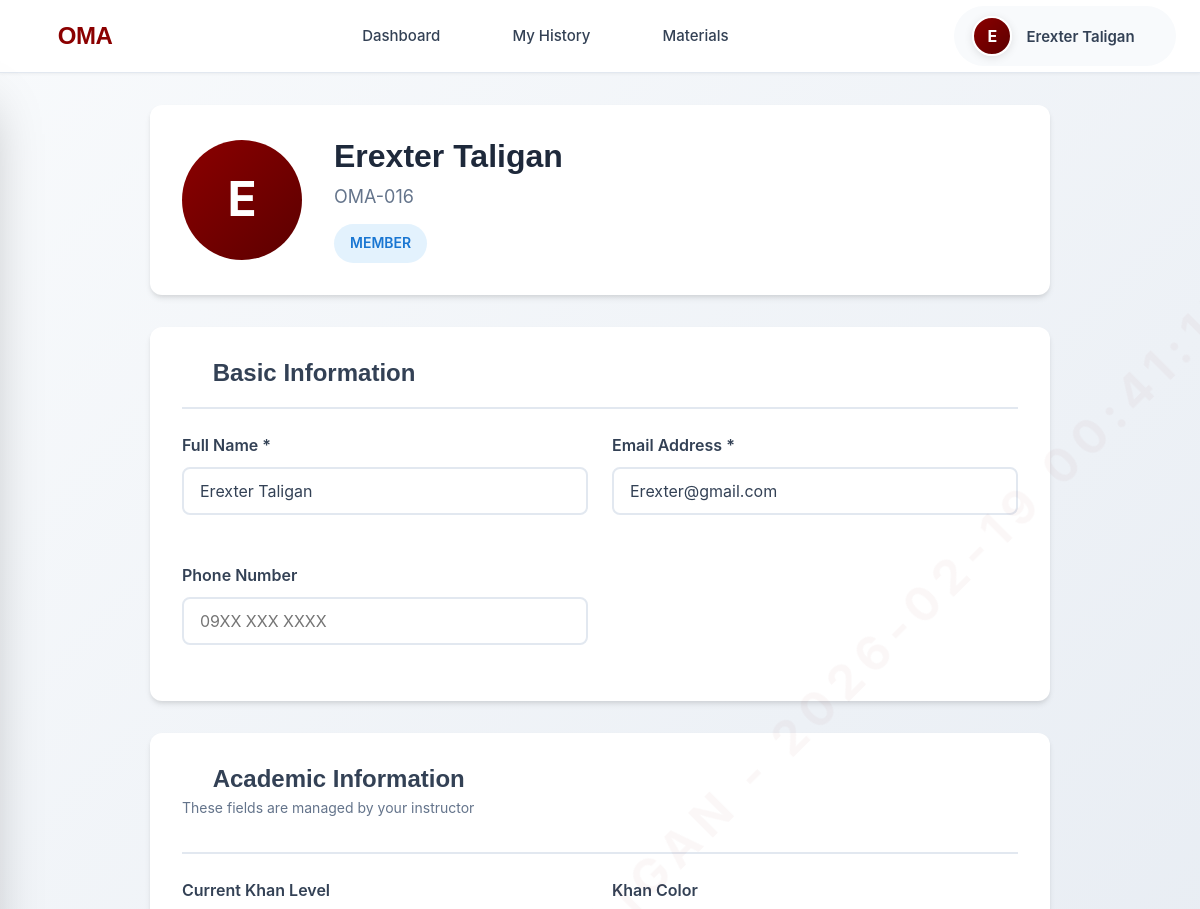
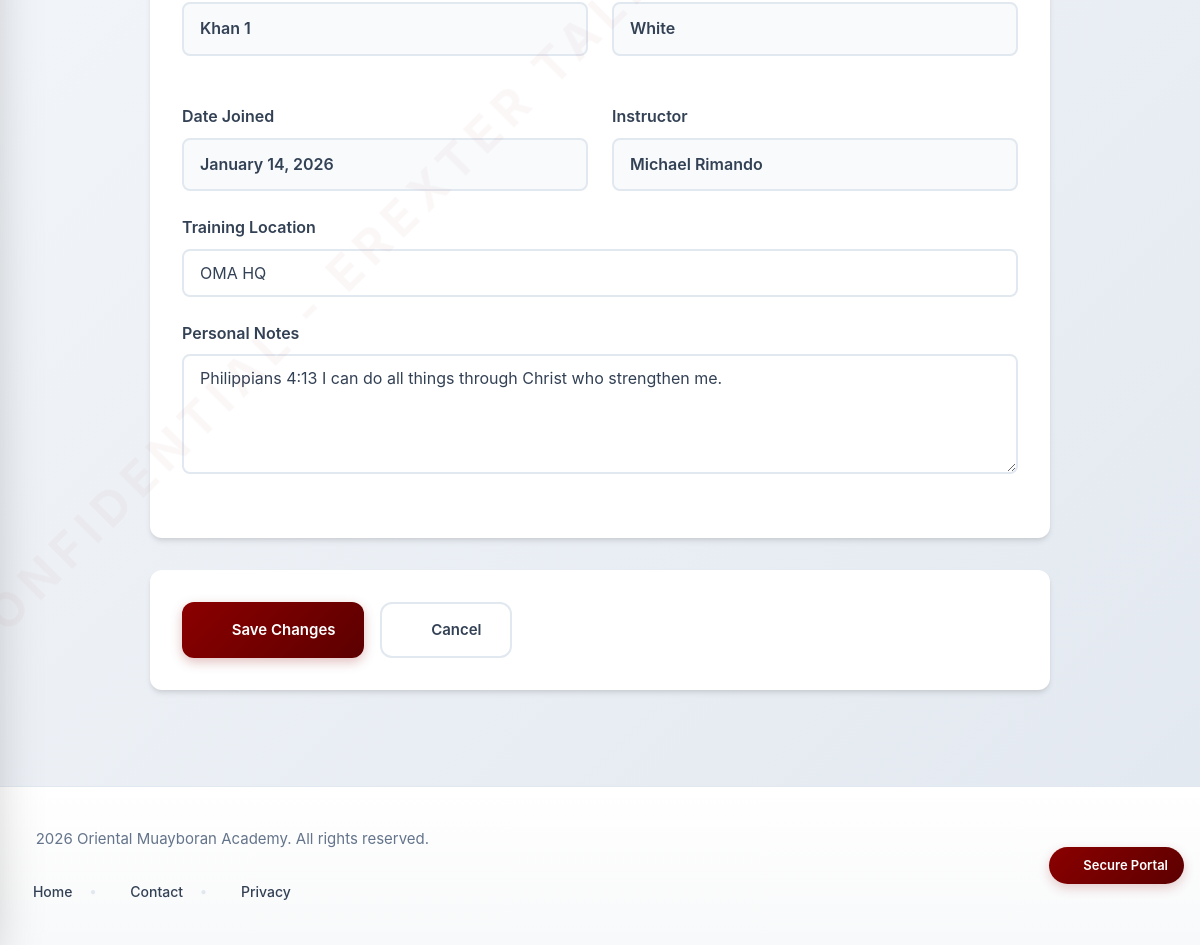
The app's page /user/profile.php (signed in) with its own data (2 pictures, top to bottom).
### tables this page shows
CREATE TABLE `users` (
  `id` int(11) NOT NULL AUTO_INCREMENT,
  `serial_number` varchar(20) DEFAULT NULL,
  `name` varchar(255) NOT NULL,
  `email` varchar(255) NOT NULL,
  `password` varchar(255) NOT NULL,
  `phone` varchar(50) DEFAULT NULL,
  `role` enum('admin','instructor','member') DEFAULT 'member',
  `status` enum('active','inactive','suspended') DEFAULT 'active',
  `khan_level` varchar(50) DEFAULT NULL,
  `created_at` timestamp NOT NULL DEFAULT current_timestamp(),
  `updated_at` timestamp NOT NULL DEFAULT current_timestamp() ON UPDATE current_timestamp(),
  PRIMARY KEY (`id`),
  UNIQUE KEY `email` (`email`),
  UNIQUE KEY `serial_number` (`serial_number`),
  KEY `idx_email` (`email`),
  KEY `idx_role` (`role`)
);

CREATE TABLE `khan_members` (
  `id` int(11) NOT NULL AUTO_INCREMENT,
  `user_id` int(11) DEFAULT NULL,
  `full_name` varchar(255) NOT NULL,
  `email` varchar(255) NOT NULL,
  `phone` varchar(50) DEFAULT NULL,
  `photo_path` varchar(500) DEFAULT NULL,
  `current_khan_level` int(11) DEFAULT 1,
  `khan_color` varchar(50) DEFAULT NULL,
  `date_joined` date NOT NULL,
  `date_promoted` date DEFAULT NULL,
  `instructor_id` int(11) DEFAULT NULL,
  `training_location` varchar(255) DEFAULT NULL,
  `status` enum('active','inactive','refresher') DEFAULT 'active',
  `notes` text DEFAULT NULL,
  `created_at` timestamp NOT NULL DEFAULT current_timestamp(),
  `updated_at` timestamp NOT NULL DEFAULT current_timestamp() ON UPDATE current_timestamp(),
  PRIMARY KEY (`id`),
  KEY `user_id` (`user_id`),
  KEY `instructor_id` (`instructor_id`),
  KEY `idx_khan_level` (`current_khan_level`),
  KEY `idx_status` (`status`),
  KEY `idx_email` (`email`),
  CONSTRAINT `khan_members_ibfk_1` FOREIGN KEY (`user_id`) REFERENCES `users` (`id`) ON DELETE SET NULL,
  CONSTRAINT `khan_members_ibfk_2` FOREIGN KEY (`instructor_id`) REFERENCES `instructors` (`id`) ON DELETE SET NULL
);

CREATE TABLE `instructors` (
  `id` int(11) NOT NULL AUTO_INCREMENT,
  `user_id` int(11) DEFAULT NULL,
  `name` varchar(255) NOT NULL,
  `photo_path` varchar(500) DEFAULT NULL,
  `khan_level` varchar(50) NOT NULL,
  `title` varchar(100) DEFAULT NULL,
  `location` varchar(255) DEFAULT NULL,
  `specialization` text DEFAULT NULL,
  `bio` text DEFAULT NULL,
  `facebook_url` varchar(500) DEFAULT NULL,
  `email` varchar(255) DEFAULT NULL,
  `phone` varchar(50) DEFAULT NULL,
  `display_order` int(11) DEFAULT 0,
  `status` enum('active','inactive') DEFAULT 'active',
  `created_at` timestamp NOT NULL DEFAULT current_timestamp(),
  `updated_at` timestamp NOT NULL DEFAULT current_timestamp() ON UPDATE current_timestamp(),
  PRIMARY KEY (`id`),
  KEY `user_id` (`user_id`),
  KEY `idx_status` (`status`),
  KEY `idx_khan_level` (`khan_level`),
  KEY `idx_order` (`display_order`),
  CONSTRAINT `instructors_ibfk_1` FOREIGN KEY (`user_id`) REFERENCES `users` (`id`) ON DELETE SET NULL
);

### config/database.php (called while the page is built, shortened)
<?php
function formatDate($date) {
    return date('F j, Y', strtotime($date));
}

### user/profile.php (the view, shortened to what this page needs)
<?php
require_once '../config/database.php';
$conn = getDbConnection();
$user_id = $_SESSION['user_id'];
$user_role = $_SESSION['user_role'];
$user_query = $conn->query("SELECT * FROM users WHERE id = $user_id");
$user = $user_query->fetch_assoc();
$role_data = null;
if ($user_role === 'member') {
    $member_query = $conn->query("
        SELECT km.*, i.name as instructor_name
        FROM khan_members km
        LEFT JOIN instructors i ON km.instructor_id = i.id
        WHERE km.user_id = $user_id
    ");
    $role_data = $member_query->fetch_assoc();
} elseif ($user_role === 'instructor') {
    $instructor_query = $conn->query("SELECT * FROM instructors WHERE user_id = $user_id");
    $role_data = $instructor_query->fetch_assoc();
}
include 'includes/user_header.php';
?>
<div class="profile-container">
    <div class="profile-header">
        <div class="profile-avatar-section">
            <?php if ($user_role === 'instructor' && $role_data && !empty($role_data['photo_path'])): ?>
                <img src="<?php echo SITE_URL . '/' . $role_data['photo_path']; ?>" alt="Profile" class="profile-avatar-img">
            <?php else: ?>
                <div class="profile-avatar-placeholder">
                    <?php echo strtoupper(substr($user['name'], 0, 1)); ?>
                </div>
            <?php endif; ?>
            <div class="profile-header-info">
                <h1><?php echo htmlspecialchars($user['name']); ?></h1>
                <p class="profile-serial"><?php echo htmlspecialchars($user['serial_number']); ?></p>
                <span class="role-badge <?php echo $user_role; ?>">
                    <?php echo ucfirst($user_role); ?>
                </span>
            </div>
        </div>
    </div>
    <form method="POST" enctype="multipart/form-data" class="profile-form">
        <div class="form-section">
            <div class="form-section-header">
                <h2><i class="fas fa-user"></i> Basic Information</h2>
            </div>
            <div class="form-grid">
                <div class="form-group">
                    <label class="form-label">Full Name *</label>
                    <input type="text" name="name" class="form-input" value="<?php echo htmlspecialchars($user['name']); ?>" required>
                </div>
                <div class="form-group">
                    <label class="form-label">Email Address *</label>
                    <input type="email" name="email" class="form-input" value="<?php echo htmlspecialchars($user['email']); ?>" required>
                </div>
                <div class="form-group">
                    <label class="form-label">Phone Number</label>
                    <input type="tel" name="phone" class="form-input" value="<?php echo htmlspecialchars($user['phone']); ?>" placeholder="09XX XXX XXXX">
                </div>
            </div>
        </div>
        <?php if ($user_role === 'member' && $role_data): ?>
            <div class="form-section">
                <div class="form-section-header">
                    <h2><i class="fas fa-trophy"></i> Academic Information</h2>
                    <p class="section-note">These fields are managed by your instructor</p>
                </div>
                <div class="form-grid">
                    <div class="form-group">
                        <label class="form-label">Current Khan Level</label>
                        <div class="readonly-field">Khan <?php echo $role_data['current_khan_level']; ?></div>
                    </div>
                    <div class="form-group">
                        <label class="form-label">Khan Color</label>
                        <div class="readonly-field"><?php echo htmlspecialchars($role_data['khan_color'] ?: 'Not assigned'); ?></div>
                    </div>
                    <div class="form-group">
                        <label class="form-label">Date Joined</label>
                        <div class="readonly-field"><?php echo formatDate($role_data['date_joined']); ?></div>
                    </div>
                    <?php if ($role_data['instructor_name']): ?>
                    <div class="form-group">
                        <label class="form-label">Instructor</label>
                        <div class="readonly-field"><?php echo htmlspecialchars($role_data['instructor_name']); ?></div>
                    </div>
                    <?php endif; ?>
                </div>
                <div class="form-group">
                    <label class="form-label">Training Location</label>
                    <input type="text" name="training_location" class="form-input" value="<?php echo htmlspecialchars($role_data['training_location']); ?>">
                </div>
                <div class="form-group">
                    <label class="form-label">Personal Notes</label>
                    <textarea name="notes" class="form-textarea" rows="4"><?php echo htmlspecialchars($role_data['notes']); ?></textarea>
                </div>
            </div>
        <?php endif; ?>
        <div class="form-actions">
            <button type="submit" class="btn btn-primary">
                <i class="fas fa-save"></i> Save Changes
            </button>
            <a href="dashboard.php" class="btn btn-outline">
                <i class="fas fa-times"></i> Cancel
            </a>
        </div>
    </form>
</div>
<?php include 'includes/user_footer.php'; ?>

### user/assets/css/user_style.css (style rules this page uses)
:root { --primary: #8b0000; --primary-dark: #5c0000; --primary-light: #c41e1e; --secondary: #d97706; --accent: #2563eb; --success: #16a34a; --danger: #dc2626; --warning: #f59e0b; --info: #0ea5e9; --dark: #1e293b; --text: #334155; --text-light: #64748b; --text-muted: #94a3b8; --border: #e2e8f0; --light: #f8fafc; --white: #ffffff; --shadow-sm: 0 1px 2px 0 rgba(0, 0, 0, 0.05); --shadow: 0 4px 6px -1px rgba(0, 0, 0, 0.1), 0 2px 4px -1px rgba(0, 0, 0, 0.06); --shadow-md: 0 8px 16px -2px rgba(0, 0, 0, 0.1), 0 4px 6px -2px rgba(0, 0, 0, 0.05); --shadow-lg: 0 20px 25px -5px rgba(0, 0, 0, 0.1), 0 10px 10px -5px rgba(0, 0, 0, 0.04); --shadow-xl: 0 25px 50px -12px rgba(0, 0, 0, 0.25); --radius: 12px; --radius-sm: 8px; --radius-lg: 16px; --transition: all 0.3s cubic-bezier(0.4, 0, 0.2, 1); --max-width: 1400px; }
*, *::before, *::after { margin: 0; padding: 0; box-sizing: border-box; }
html { font-size: 16px; -webkit-text-size-adjust: 100%; scroll-behavior: smooth; }
body.user-body { font-family: 'Poppins', -apple-system, BlinkMacSystemFont, 'Segoe UI', Roboto, sans-serif; font-size: 1rem; line-height: 1.6; color: var(--text); background: linear-gradient(135deg, #f8fafc 0%, #e2e8f0 100%); -webkit-font-smoothing: antialiased; -moz-osx-font-smoothing: grayscale; min-height: 100vh; }
h1, h2, h3, h4, h5, h6 { font-family: 'Outfit', 'Poppins', sans-serif; font-weight: 700; line-height: 1.2; color: var(--dark); }
h1 { font-size: 2.25rem; }
h2 { font-size: 1.875rem; }
p { margin-bottom: 1rem; }
.btn { display: inline-flex; align-items: center; justify-content: center; gap: 0.625rem; padding: 0.875rem 1.75rem; border: none; border-radius: var(--radius); font-weight: 600; font-size: 0.9375rem; cursor: pointer; transition: var(--transition); text-decoration: none; text-align: center; font-family: inherit; }
.btn-primary { background: linear-gradient(135deg, var(--primary) 0%, var(--primary-dark) 100%); color: white; box-shadow: 0 4px 12px rgba(139, 0, 0, 0.25); }
.btn-outline { background: transparent; border: 2px solid var(--border); color: var(--text); }
.form-group { margin-bottom: 1.5rem; }
.form-label { display: block; font-weight: 600; margin-bottom: 0.5rem; color: var(--text); }
.form-input, .form-textarea, .form-select { width: 100%; padding: 0.875rem 1rem; border: 2px solid var(--border); border-radius: var(--radius); font-size: 1rem; font-family: inherit; color: var(--text); transition: var(--transition); background: white; }
.form-textarea { resize: vertical; min-height: 120px; }

### records on screen
users: name "E", name "Erexter Taligan", serial_number "OMA-016", email "Erexter@gmail.com"
khan_members: current_khan_level "1", khan_color "White", date_joined "January 14, 2026", instructor.name "Michael Rimando", training_location "OMA HQ", notes "Philippians 4:13 I can do all things through Christ who strengthen me."

### other values on screen
substr($_SESSION['user_name'], 0, 1) "E"
$_SESSION['user_name'] "Erexter Taligan"
$user_role "MEMBER"
